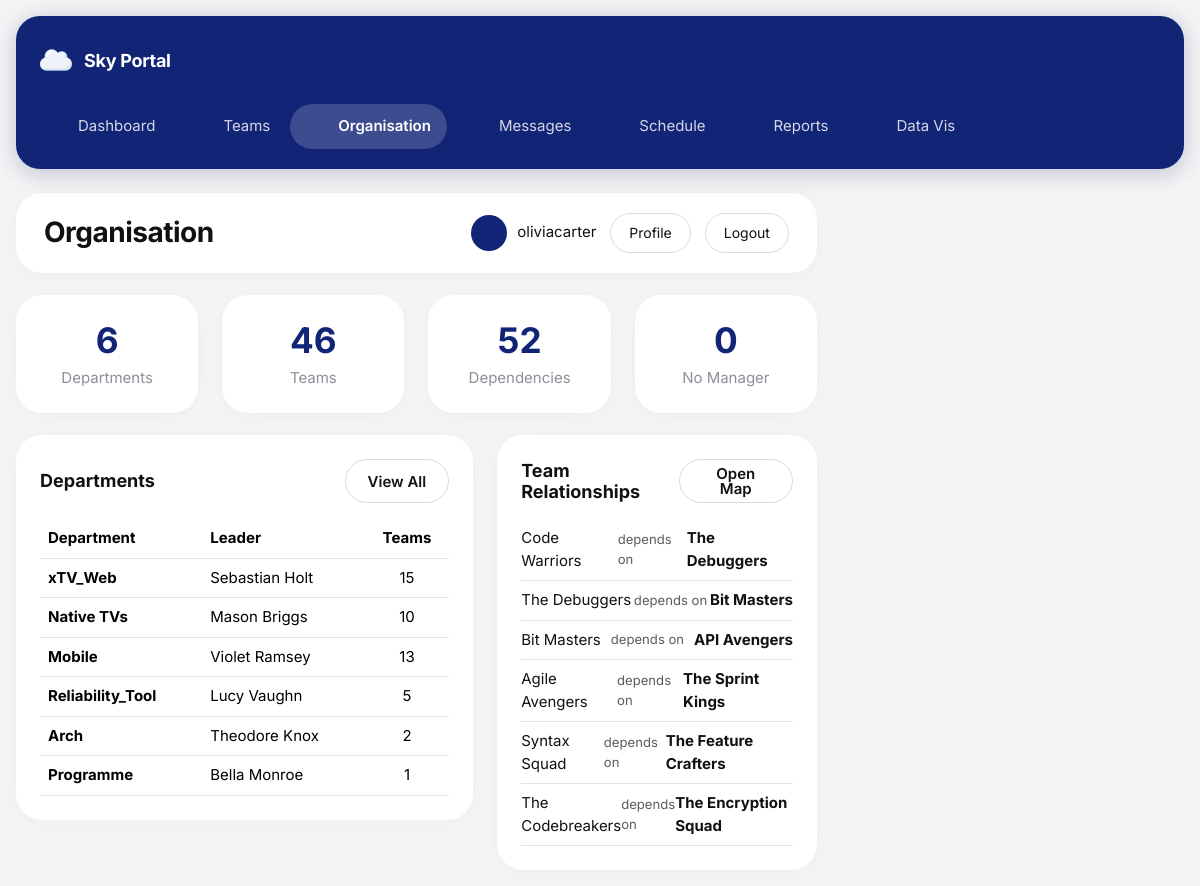
The app's page /organisation/ (signed in) with its own data.
### organisation/models.py (models this page shows, shortened)
class Department(models.Model):
    name = models.CharField(max_length=100, unique=True)
    description = models.TextField(blank=True)
    specialisation = models.CharField(max_length=200, blank=True)
    leader = models.ForeignKey(
        User,
        on_delete=models.SET_NULL,
        null=True,
        blank=True,
        related_name='led_departments'
    )
    created_at = models.DateTimeField(auto_now_add=True)
    updated_at = models.DateTimeField(auto_now=True)
    def team_count(self):
        return self.teams.count()

class Dependency(models.Model):
    upstream_team = models.ForeignKey(
        Team,
        on_delete=models.CASCADE,
        related_name='upstream_dependencies'
    )
    downstream_team = models.ForeignKey(
        Team,
        on_delete=models.CASCADE,
        related_name='downstream_dependencies'
    )
    description = models.TextField(blank=True)
    created_at = models.DateTimeField(auto_now_add=True)
    class Meta:
        unique_together = ('upstream_team', 'downstream_team')

class Team(models.Model):
    STATUS_CHOICES = [
        ('active', 'Active'),
        ('restructured', 'Restructured'),
        ('disbanded', 'Disbanded'),
    ]
    name = models.CharField(max_length=100, unique=True)
    description = models.TextField(blank=True)
    purpose = models.TextField(blank=True)
    department = models.ForeignKey(
        Department,
        on_delete=models.SET_NULL,
        null=True,
        blank=True,
        related_name='teams'
    )
    team_type = models.ForeignKey(
        TeamType,
        on_delete=models.SET_NULL,
        null=True,
        blank=True,
        related_name='teams'
    )
    manager = models.ForeignKey(
        User,
        on_delete=models.SET_NULL,
        null=True,
        blank=True,
        related_name='managed_teams'
    )
    members = models.ManyToManyField(
        User,
        related_name='teams',
        blank=True
    )
    slack_channel = models.CharField(max_length=100, blank=True)
    email = models.EmailField(blank=True)
    code_repository = models.URLField(blank=True)
    status = models.CharField(max_length=20, choices=STATUS_CHOICES, default='active')
    created_at = models.DateTimeField(auto_now_add=True)
    updated_at = models.DateTimeField(auto_now=True)

### organisation/views.py (the view)
# urls.py: path('', views.organisation_overview, name='organisation_overview'),
@login_required
def organisation_overview(request):
    departments = Department.objects.select_related('leader').prefetch_related('teams')
    teams = Team.objects.select_related('department', 'manager', 'team_type').prefetch_related('members')
    dependencies = Dependency.objects.select_related('upstream_team', 'downstream_team')
    return render(request, 'organisation/organisation_overview.html', {
        'departments': departments,
        'teams': teams,
        'dependencies': dependencies,
        'department_count': departments.count(),
        'team_count': teams.count(),
        'dependency_count': dependencies.count(),
        'teams_without_managers': teams.filter(manager__isnull=True),
    })

### organisation/templates/organisation/organisation_overview.html (shortened to what this page needs)
{% extends 'base.html' %}
{% block nav_organisation %}active{% endblock %}
{% block page_heading %}Organisation{% endblock %}
{% block content %}
<div class="row g-4">
    <div class="col-md-3">
        <div class="panel-card">
            <div class="card-body text-center">
                <h2 class="stat-number">{{ department_count }}</h2>
                <p class="page-subtitle">Departments</p>
            </div>
        </div>
    </div>
    <div class="col-md-3">
        <div class="panel-card">
            <div class="card-body text-center">
                <h2 class="stat-number">{{ team_count }}</h2>
                <p class="page-subtitle">Teams</p>
            </div>
        </div>
    </div>
    <div class="col-md-3">
        <div class="panel-card">
            <div class="card-body text-center">
                <h2 class="stat-number">{{ dependency_count }}</h2>
                <p class="page-subtitle">Dependencies</p>
            </div>
        </div>
    </div>
    <div class="col-md-3">
        <div class="panel-card">
            <div class="card-body text-center">
                <h2 class="stat-number">{{ teams_without_managers.count }}</h2>
                <p class="page-subtitle">No Manager</p>
            </div>
        </div>
    </div>
</div>
<div class="row g-4">
    <div class="col-lg-7">
        <div class="panel-card">
            <div class="card-body">
                <div class="d-flex justify-content-between align-items-center mb-3">
                    <h3 class="sky-section-title mb-0">Departments</h3>
                    <a href="{% url 'organisation:department_list' %}" class="btn btn-sky-secondary">View All</a>
                </div>
                <div class="table-responsive">
                    <table class="table align-middle mb-0">
                        <thead>
                            <tr>
                                <th>Department</th>
                                <th>Leader</th>
                                <th class="text-center">Teams</th>
                            </tr>
                        </thead>
                        <tbody>
                            {% for department in departments %}
                            <tr>
                                <td><strong>{{ department.name }}</strong></td>
                                <td>
                                    {% if department.leader %}
                                        {{ department.leader.get_full_name|default:department.leader.username }}
                                    {% else %}
                                        Not assigned
                                    {% endif %}
                                </td>
                                <td class="text-center">{{ department.team_count }}</td>
                            </tr>
                            {% empty %}
                            <tr><td colspan="3" class="text-center text-muted py-4">No departments found.</td></tr>
                            {% endfor %}
                        </tbody>
                    </table>
                </div>
            </div>
        </div>
    </div>
    <div class="col-lg-5">
        <div class="panel-card">
            <div class="card-body">
                <div class="d-flex justify-content-between align-items-center mb-3">
                    <h3 class="sky-section-title mb-0">Team Relationships</h3>
                    <a href="{% url 'organisation:dependency_map' %}" class="btn btn-sky-secondary">Open Map</a>
                </div>
                {% for dependency in dependencies|slice:":6" %}
                    <div class="d-flex justify-content-between align-items-center border-bottom py-2">
                        <span>{{ dependency.upstream_team.name }}</span>
                        <span class="text-muted small">depends on</span>
                        <strong>{{ dependency.downstream_team.name }}</strong>
                    </div>
                {% empty %}
                    <p class="sky-empty">No dependencies recorded yet.</p>
                {% endfor %}
            </div>
        </div>
    </div>
</div>
{% endblock %}

### templates/base.html (shortened to what this page needs)
<!DOCTYPE html>
<html lang="en">
<head>
    {% load static %}
    <link href="https://cdn.jsdelivr.net/npm/bootstrap@5.3.3/dist/css/bootstrap.min.css" rel="stylesheet">
    <link href="{% static 'css/styles.css' %}" rel="stylesheet">
</head>
<body>
    {% block fullpage %}
    <div class="app-layout">
        <aside class="app-sidebar">
            <div class="app-sidebar-inner">
                <div class="sidebar-brand">
                    <div class="top-shell-brand d-flex align-items-center gap-2">
                        <img src="{% static 'images/cloud.png' %}" alt="Sky Logo" style="height: 32px;">
                    </div>
                    <div class="sidebar-brand-text">Sky Portal</div>
                </div>
                <nav class="sidebar-nav">
                    <a href="/teams/dashboard/" class="sidebar-link {% block nav_dashboard %}{% endblock %}">
                        <span>Dashboard</span>
                    </a>
                    <a href="/teams/" class="sidebar-link {% block nav_teams %}{% endblock %}">
                        <span>Teams</span>
                    </a>
                    <a href="/organisation/" class="sidebar-link {% block nav_organisation %}{% endblock %}">
                        <span>Organisation</span>
                    </a>
                    <a href="/messages/" class="sidebar-link {% block nav_messages %}{% endblock %}">
                        <span>Messages</span>
                    </a>
                    <a href="/schedule/" class="sidebar-link {% block nav_schedule %}{% endblock %}">
                        <span>Schedule</span>
                    </a>
                    <a href="/reports/" class="sidebar-link {% block nav_reports %}{% endblock %}">
                        <span>Reports</span>
                    </a>
                    <a href="/datavis/" class="sidebar-link {% block nav_datavis %}{% endblock %}">
                        <span>Data Vis</span>
                    </a>
                </nav>
            </div>
        </aside>
        <div class="app-main">
            <header class="top-shell">
                <div class="top-shell-title-wrap">
                    <h1 class="top-shell-title">{% block page_heading %}Sky Portal{% endblock %}</h1>
                </div>
                <div class="top-shell-right">
                    {% if user.is_authenticated %}
                        <div class="top-shell-profile">
                            <div class="top-shell-avatar"></div>
                            <span class="top-shell-username">{{ user.username }}</span>
                        </div>
                        <a href="/accounts/profile/" class="top-shell-pill-link">Profile</a>
                        <form method="post" action="/accounts/logout/" class="mb-0">
                            <button type="submit" class="top-shell-pill-link top-shell-pill-light">Logout</button>
                        </form>
                    {% else %}
                        <a href="/accounts/login/" class="top-shell-pill-link top-shell-pill-light">Login</a>
                        <a href="/accounts/signup/" class="top-shell-pill-link">Sign Up</a>
                    {% endif %}
                </div>
            </header>
            <main class="page-content">
                {% block content %}{% endblock %}
            </main>
        </div>
    </div>
    {% endblock %}
</body>
</html>

### static/css/styles.css (style rules this page uses)
:root { --primary: #122476; --primary-dark: #0d1a5c; --primary-soft: #4f5fa8; --bg: #f5f5f5; --card: #ffffff; --border: #d7dbe2; --muted: #8b9098; --text: #111111; --pill-bg: #f7f7f8; --sidebar-text: rgba(255, 255, 255, 0.82); --sidebar-active: rgba(255, 255, 255, 0.18); --success-bg: #d4f4dd; --success-text: #1a7f37; --radius-xl: 26px; --radius-lg: 22px; --radius-md: 18px; --radius-pill: 100px; }
* { box-sizing: border-box; }
html, body { margin: 0; padding: 0; }
body { font-family: "Inter", sans-serif; background: var(--bg); color: var(--text); font-size: 15px; font-weight: 400; }
.app-layout { min-height: 100vh; display: flex; gap: 24px; padding: 16px; background: var(--bg); align-items: flex-start; }
.app-sidebar { width: 260px; flex-shrink: 0; background: var(--primary); border-radius: 24px; padding: 18px 14px 20px; display: flex; flex-direction: column; height: fit-content; position: sticky; top: 16px; box-shadow: 0 4px 24px rgba(18, 36, 118, 0.25); }
.app-main { flex: 1; min-width: 0; display: flex; flex-direction: column; gap: 22px; }
.page-content { display: flex; flex-direction: column; gap: 22px; }
.sidebar-brand { display: flex; align-items: center; gap: 12px; padding: 10px 10px 22px; margin-bottom: 6px; }
.sidebar-brand-text { font-size: 18px; font-weight: 700; color: #ffffff; letter-spacing: -0.3px; }
.sidebar-nav { display: flex; flex-direction: column; gap: 4px; }
.sidebar-link { display: flex; align-items: center; gap: 12px; padding: 11px 16px; border-radius: var(--radius-pill); text-decoration: none; color: var(--sidebar-text); font-size: 15px; font-weight: 400; transition: all 0.2s ease; }
.sidebar-link.active { background: var(--sidebar-active); color: #ffffff; font-weight: 600; }
.top-shell { background: #ffffff; border: none; border-radius: var(--radius-xl); min-height: 80px; padding: 16px 28px; display: flex; justify-content: space-between; align-items: center; gap: 20px; box-shadow: 0 2px 20px rgba(0, 0, 0, 0.04); }
.top-shell-title-wrap { display: flex; align-items: center; min-width: 0; }
.top-shell-title { margin: 0; font-size: 28px; font-weight: 700; letter-spacing: -0.5px; color: var(--text); }
.top-shell-right { display: flex; align-items: center; gap: 14px; flex-wrap: wrap; justify-content: flex-end; }
.top-shell-profile { display: flex; align-items: center; gap: 10px; }
.top-shell-avatar { width: 36px; height: 36px; border-radius: 50%; background: var(--primary); flex-shrink: 0; display: flex; align-items: center; justify-content: center; font-size: 15px; color: #ffffff; }
.top-shell-username { font-size: 15px; font-weight: 400; color: var(--text); white-space: nowrap; }
.top-shell-pill-link { display: inline-flex; align-items: center; justify-content: center; min-height: 40px; padding: 0 18px; border-radius: var(--radius-pill); border: 1px solid var(--border); background: #ffffff; color: var(--text); text-decoration: none; font-weight: 400; font-size: 14px; transition: all 0.2s ease; cursor: pointer; }
.top-shell-pill-light { background: #ffffff; }
.panel-card, .sky-info-card, .sky-search-card, .sky-team-card { background: var(--card); border: none; border-radius: var(--radius-xl); box-shadow: 0 2px 20px rgba(0, 0, 0, 0.04); transition: box-shadow 0.2s ease, transform 0.2s ease; }
.panel-card .card-body, .sky-info-card .card-body, .sky-search-card .card-body, .sky-team-card .card-body, .sky-team-card .card-footer { padding: 24px; }
.page-subtitle { font-size: 15px; color: var(--muted); margin-bottom: 0; }
.sky-section-title { font-size: 18px; font-weight: 700; color: var(--text); margin-bottom: 18px; }
.btn-sky-primary, .btn-sky-secondary, .btn-sky-outline { min-height: 44px; border-radius: var(--radius-pill); padding: 0 22px; font-weight: 600; font-size: 15px; transition: all 0.2s ease; display: inline-flex; align-items: center; justify-content: center; line-height: 1; text-align: center; vertical-align: middle; }
.btn-sky-secondary, .btn-sky-outline { background: #ffffff; border: 1px solid var(--border); color: var(--text); }
.stat-number { font-size: 2.2rem; font-weight: 700; margin-bottom: 6px; color: var(--primary); }
@media (max-width: 1200px) { .app-layout { flex-direction: column; } }
@media (max-width: 1200px) { .app-sidebar { width: 100%; min-height: auto; } }
@media (max-width: 1200px) { .sidebar-nav { flex-direction: row; flex-wrap: wrap; } }

### records on screen
Department: name "xTV_Web", leader.get_full_name "Sebastian Holt", team_count "15"
Department: name "Native TVs", leader.get_full_name "Mason Briggs", team_count "10"
Department: name "Mobile", leader.get_full_name "Violet Ramsey", team_count "13"
Department: name "Reliability_Tool", leader.get_full_name "Lucy Vaughn", team_count "5"
Department: name "Arch", leader.get_full_name "Theodore Knox", team_count "2"
Department: name "Programme", leader.get_full_name "Bella Monroe", team_count "1"
Dependency: upstream_team.name "Code Warriors", downstream_team.name "The Debuggers"
Dependency: upstream_team.name "The Debuggers", downstream_team.name "Bit Masters"
Dependency: upstream_team.name "Bit Masters", downstream_team.name "API Avengers"
Dependency: upstream_team.name "Agile Avengers", downstream_team.name "The Sprint Kings"
Dependency: upstream_team.name "Syntax Squad", downstream_team.name "The Feature Crafters"
Dependency: upstream_team.name "The Codebreakers", downstream_team.name "The Encryption Squad"

### other values on screen
{{ user.username }} "oliviacarter"
{{ department_count }} "6"
{{ team_count }} "46"
{{ dependency_count }} "52"
{{ teams_without_managers.count }} "0"
